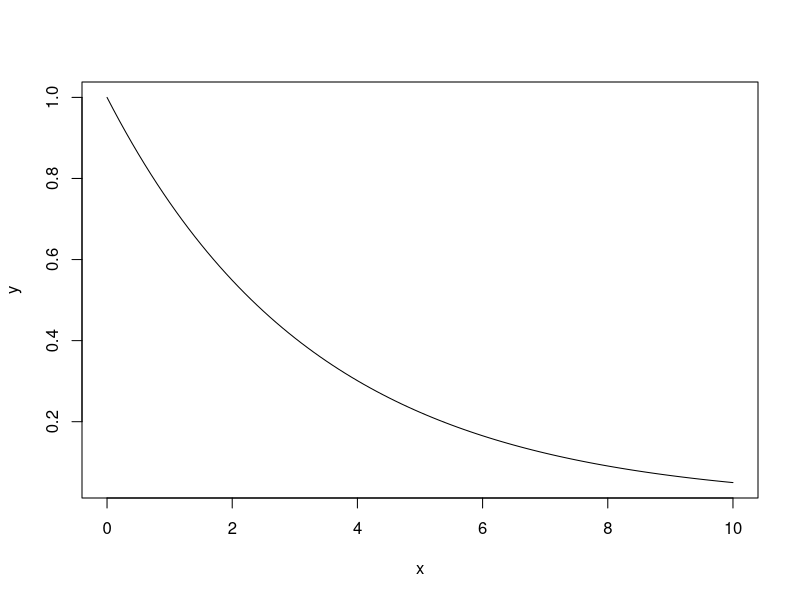
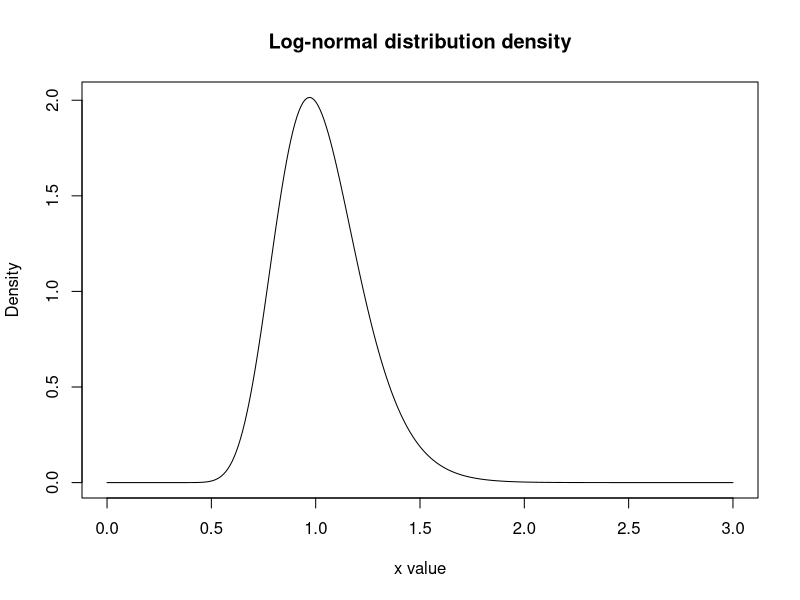

The R script that drew these images, in order:
## ---- chunk 1
#| echo: true
#| code-fold: false
dexp(5, 3) # or, the same, dexp(5, rate = 3)
## ---- chunk 2
#| echo: false
#| code-fold: false
cat(sprintf(dexp(5, 3), fmt = '%#.12f'))
## ---- chunk 3
#| echo: true
#| code-fold: false
dexp(5, 3) == 3 * exp(- 3*5)
## ---- chunk 4
#| echo: true
#| code-fold: false
pexp(0.5, 3)
## ---- chunk 5
pexp(3, 0.1) - pexp(1, 0.1)
## ---- chunk 6
#| echo: true
#| code-fold: false
pexp(0.5, 3,  lower.tail  = F) 
## ---- chunk 7
#| echo: true
#| code-fold: false
1 - pexp(0.5, 3)
## ---- chunk 8
x <- seq(0, 10, 0.1)
y <- pexp(x, 0.3, lower.tail = F)
plot(x,y, type='l')
## ---- chunk 9
#| echo: true
#| code-fold: false
dgamma(3, 0.1, 2)
## ---- chunk 10
#| echo: true
#| code-fold: false
x <- qgamma(0.2, shape = 0.1, rate = 2)
x
## ---- chunk 11
#| echo: true
#| code-fold: false
pgamma(x, shape = 0.1, rate = 2)
## ---- chunk 12
# F(5) - F(a) = 0.4
# F(a) = F(5) - 0.4
fa <- pgamma(5, shape = 3, rate = 2) - 0.4
a <- qgamma(fa, shape = 3, rate = 2)
## ---- chunk 13
#| echo: true
#| code-fold: false
a
## ---- chunk 14
#| echo: true
#| code-fold: false
rgamma(2, shape = 0.1, rate = 0.2)
## ---- chunk 15
#| echo: true
#| code-fold: false
rgamma(2, shape = 0.1, rate = 0.2)
## ---- chunk 16
set.seed(123)
x <- rgamma(10000, shape = 2, rate = 3)
m <- mean(x)
## ---- chunk 17
#| echo: true
#| code-fold: false
m
## ---- chunk 18
#| echo: true
#| code-fold: false
abs(m - 2/3)
## ---- chunk 19
#| echo: false
x <- seq(0, 3, 0.01)
y <- dlnorm(x, meanlog = 0.01, sdlog = 0.2)
plot(x,y, type="l", xlab="x value", ylab="Density", main="Log-normal distribution density")
## ---- chunk 20
sigma = sqrt(0.4) # square root of sigma^2 = 0.4
dnorm(2, 4, sigma)/pnorm(2, 4, sigma, lower.tail = F)
